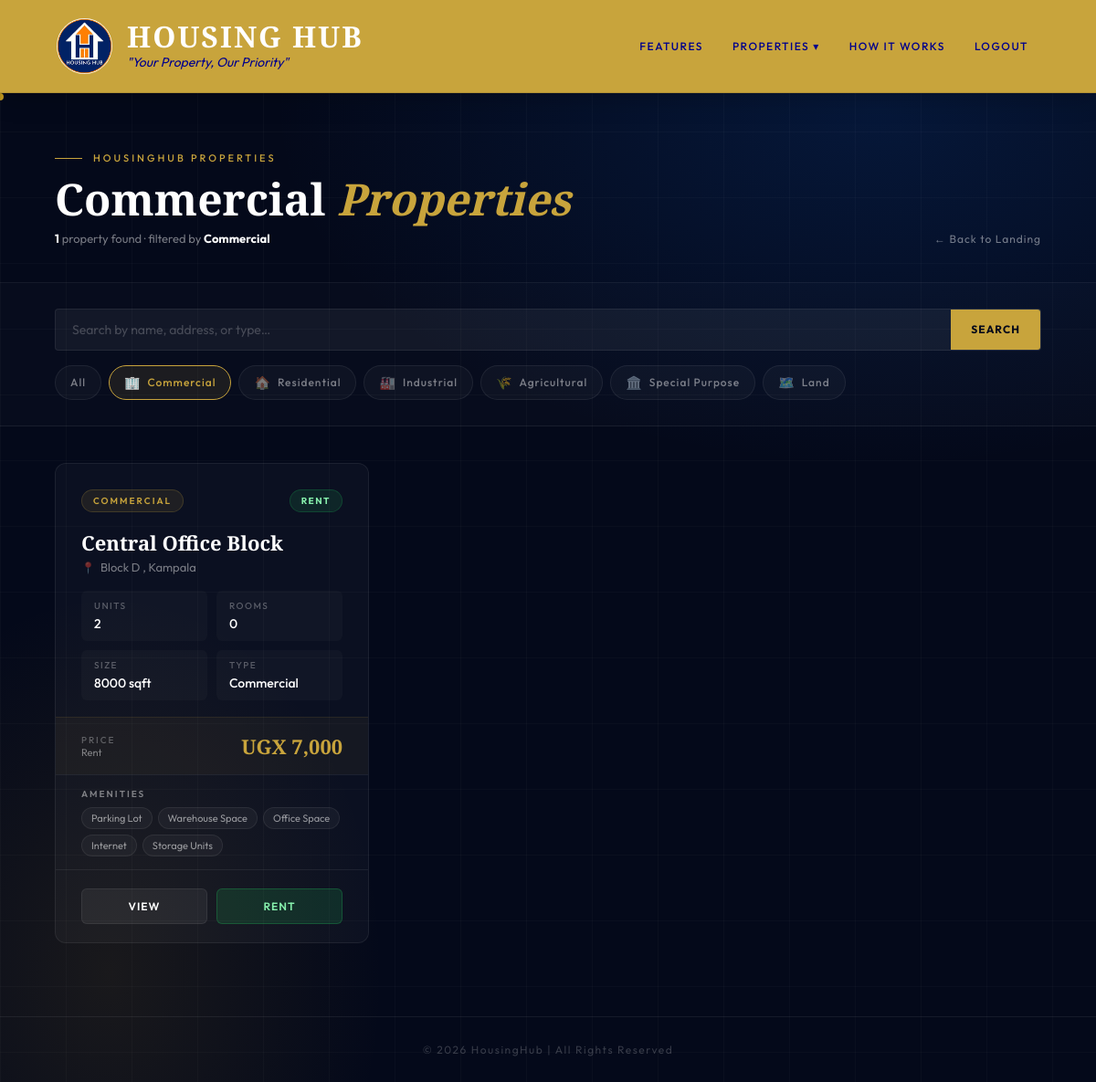
/properties.php?type=Commercial, run on the app's committed database.
### tables this page shows
CREATE TABLE IF NOT EXISTS `properties` (
  `id` int NOT NULL AUTO_INCREMENT,
  `owner_id` int DEFAULT NULL,
  `property_name` varchar(255) NOT NULL,
  `property_type` varchar(100) DEFAULT NULL,
  `address` text,
  `units` int DEFAULT '0',
  `rent_amount` decimal(10,2) DEFAULT '0.00',
  `created_at` timestamp NULL DEFAULT CURRENT_TIMESTAMP,
  `purpose` enum('Rent','Buy','Lease') DEFAULT 'Rent',
  `bedrooms` int DEFAULT NULL,
  `size_sqft` int DEFAULT NULL,
  `amenities` text,
  `latitude` decimal(10,7) DEFAULT NULL,
  `longitude` decimal(10,7) DEFAULT NULL,
  `broker_id` int DEFAULT NULL,
  `status` enum('available','occupied','archived') DEFAULT 'available',
  `description` text,
  `commission_rate` decimal(5,2) DEFAULT '0.00',
  `commission_percentage` decimal(5,2) DEFAULT '0.00' COMMENT 'Commission rate for broker in %',
  PRIMARY KEY (`id`)
);

CREATE TABLE IF NOT EXISTS `amenities` (
  `id` int NOT NULL AUTO_INCREMENT,
  `name` varchar(100) NOT NULL,
  `cost_type` enum('Free','Paid') NOT NULL DEFAULT 'Free',
  PRIMARY KEY (`id`)
);

### properties.php (the view, shortened to what the rows shown need)
<?php
include "db_connect.php";
$typeFilter = '';
$searchSQL = '1';
if (isset($_GET['type']) && $_GET['type'] !== '') {
    $type = mysqli_real_escape_string($conn, $_GET['type']);
    $typeFilter = " AND property_type = '$type'";
}
$properties = mysqli_query($conn,
    "SELECT * FROM properties WHERE $searchSQL $typeFilter ORDER BY created_at DESC"
);
$showLanding = !isset($_GET['browse']) && !isset($_GET['search']) && !isset($_GET['type']);
$currentType = isset($_GET['type']) ? $_GET['type'] : '';
$currentSearch = isset($_GET['search']) ? htmlspecialchars($_GET['search']) : '';
?>
<!DOCTYPE html>
<html lang="en">
<head>
</head>
<body>
<header class="z">
  <div class="header-logo">
    <div><h1 class="logo-text">HOUSING HUB</h1><span class="logo-slogan">"Your Property, Our Priority"</span></div>
  </div>
</header>
<?php if($showLanding): ?>
<div class="lp-bg"></div>
<div class="lp-grid"></div>
<section class="hero-section z">
  <div class="hero-left">
    <div class="lp-tag">Uganda's Premier Property Platform</div>
    <h1 class="lp-h1">Find Your<br><em>Perfect</em><br><em>Space</em></h1>
    <p class="lp-sub">From Kampala offices to countryside farms — HousingHub connects you to the best commercial, residential, industrial, and agricultural properties across Uganda. Rent, buy, or lease with total confidence.</p>
    <form class="lp-search" action="properties.php" method="GET">
      <input type="text" name="search" placeholder="Search by name, address, type…">
      <div class="lp-sdiv"></div>
      <select name="type">
        <option value="">All Types</option>
        <option value="Commercial">Commercial</option>
        <option value="Residential">Residential</option>
        <option value="Industrial">Industrial</option>
        <option value="Agricultural">Agricultural</option>
        <option value="Special Purpose">Special Purpose</option>
        <option value="Land">Land</option>
      </select>
      <button type="submit" class="lp-sbtn">Search →</button>
    </form>
    <div class="lp-stats">
      <div><div class="lp-sn" id="sn1">0</div><div class="lp-sl">Properties</div></div>
      <div class="lp-sdivider"></div>
      <div><div class="lp-sn" id="sn2">0</div><div class="lp-sl">Types</div></div>
      <div class="lp-sdivider"></div>
      <div><div class="lp-sn" id="sn3">0</div><div class="lp-sl">Locations</div></div>
      <div class="lp-sdivider"></div>
      <div><div class="lp-sn" id="sn4">0</div><div class="lp-sl">Happy Clients</div></div>
    </div>
  </div>
</section>
<div class="marquee-section z">
  <div class="marquee-track">
    <div class="marquee-item"><span class="marquee-dot"></span>Commercial Properties</div>
    <div class="marquee-item"><span class="marquee-dot"></span>Residential Homes</div>
    <div class="marquee-item"><span class="marquee-dot"></span>Industrial Spaces</div>
    <div class="marquee-item"><span class="marquee-dot"></span>Agricultural Land</div>
    <div class="marquee-item"><span class="marquee-dot"></span>Special Purpose Buildings</div>
    <div class="marquee-item"><span class="marquee-dot"></span>Open Land Plots</div>
    <div class="marquee-item"><span class="marquee-dot"></span>Rent · Buy · Lease</div>
    <div class="marquee-item"><span class="marquee-dot"></span>Verified Listings</div>
    <div class="marquee-item"><span class="marquee-dot"></span>Transparent Pricing</div>
    <div class="marquee-item"><span class="marquee-dot"></span>Commercial Properties</div>
    <div class="marquee-item"><span class="marquee-dot"></span>Residential Homes</div>
    <div class="marquee-item"><span class="marquee-dot"></span>Industrial Spaces</div>
    <div class="marquee-item"><span class="marquee-dot"></span>Agricultural Land</div>
    <div class="marquee-item"><span class="marquee-dot"></span>Special Purpose Buildings</div>
    <div class="marquee-item"><span class="marquee-dot"></span>Open Land Plots</div>
    <div class="marquee-item"><span class="marquee-dot"></span>Rent · Buy · Lease</div>
    <div class="marquee-item"><span class="marquee-dot"></span>Verified Listings</div>
    <div class="marquee-item"><span class="marquee-dot"></span>Transparent Pricing</div>
  </div>
</div>
<section class="features-section z" id="features-section">
  <div class="reveal"><div class="sec-label">Why HousingHub</div><h2 class="sec-title">Built for Uganda's<br><em>Property Market</em></h2></div>
  <div class="features-grid reveal">
    <div class="feat-card"><div class="feat-num">01</div><span class="feat-icon">✅</span><div class="feat-title">Verified Listings</div><div class="feat-desc">Every property on HousingHub is reviewed before going live. You browse real, available properties — no ghosts, no scams.</div></div>
    <div class="feat-card"><div class="feat-num">02</div><span class="feat-icon">💎</span><div class="feat-title">Transparent Pricing</div><div class="feat-desc">Rent amounts, sale prices and lease terms are all displayed upfront in UGX. No hidden fees, no nasty surprises at signing.</div></div>
    <div class="feat-card"><div class="feat-num">03</div><span class="feat-icon">🏷️</span><div class="feat-title">Full Amenity Details</div><div class="feat-desc">See every included amenity — parking, generator, water, security — with cost type clearly marked before you commit.</div></div>
    <div class="feat-card"><div class="feat-num">04</div><span class="feat-icon">⚡</span><div class="feat-title">Instant Transactions</div><div class="feat-desc">Rent, buy or lease directly through the platform. Our seamless payment flow gets you from browsing to secured in minutes.</div></div>
    <div class="feat-card"><div class="feat-num">05</div><span class="feat-icon">🔍</span><div class="feat-title">Smart Search &amp; Filter</div><div class="feat-desc">Find exactly what you need — filter by type, search by name or address, and browse by purpose: rent, buy, or lease.</div></div>
    <div class="feat-card"><div class="feat-num">06</div><span class="feat-icon">🇺🇬</span><div class="feat-title">Uganda-Focused</div><div class="feat-desc">Prices in UGX, locations you know, property types that match the local market. Built specifically for Ugandan real estate.</div></div>
  </div>
</section>
<section class="showcase-section z" id="showcase">
  <div class="reveal"><div class="sec-label">Property Types</div><h2 class="sec-title">Spaces <em>You Could Need</em></h2></div>
  <div class="showcase-grid reveal">
    <a href="properties.php?type=Commercial" class="showcase-card big" data-label="Browse"><span class="sc-emoji">🏢</span><div class="sc-type">Commercial</div><div class="sc-title">Offices, Shops &amp; Business Premises</div><div class="sc-desc">Prime commercial spaces in Kampala and beyond. Whether opening a shop, setting up a head office, or expanding your business — we have the space.</div><span class="sc-tag">Available for Rent · Buy · Lease</span><div class="sc-link">Explore Commercial →</div></a>
    <a href="properties.php?type=Residential" class="showcase-card" data-label="Browse"><span class="sc-emoji">🏠</span><div class="sc-type">Residential</div><div class="sc-title">Homes &amp; Apartments</div><div class="sc-desc">Comfortable, secure homes for families and individuals across Uganda.</div><div class="sc-link">Explore →</div></a>
    <a href="properties.php?type=Land" class="showcase-card" data-label="Browse"><span class="sc-emoji">🗺️</span><div class="sc-type">Land</div><div class="sc-title">Open Plots &amp; Development Land</div><div class="sc-desc">Raw land and titled plots ready for development or investment.</div><div class="sc-link">Explore →</div></a>
    <a href="properties.php?type=Industrial" class="showcase-card" data-label="Browse"><span class="sc-emoji">🏭</span><div class="sc-type">Industrial</div><div class="sc-title">Warehouses &amp; Factories</div><div class="sc-desc">Large-scale industrial facilities built for heavy operations.</div><div class="sc-link">Explore →</div></a>
    <a href="properties.php?type=Agricultural" class="showcase-card" data-label="Browse"><span class="sc-emoji">🌾</span><div class="sc-type">Agricultural</div><div class="sc-title">Farmland &amp; Plantations</div><div class="sc-desc">Fertile land across Uganda's most productive regions.</div><div class="sc-link">Explore →</div></a>
  </div>
</section>
<section class="how-section z" id="how">
  <div class="reveal"><div class="sec-label">The Process</div><h2 class="sec-title">Simple Steps to<br><em>Your Next Space</em></h2></div>
  <div class="how-steps reveal">
    <div class="how-step"><div class="step-circle">1</div><div class="step-title">Browse Properties</div><div class="step-desc">Search by name, filter by type or scroll through all available listings on one clean page.</div></div>
    <div class="how-step"><div class="step-circle">2</div><div class="step-title">View Details</div><div class="step-desc">Check address, size, rooms, amenities, pricing and purpose — all clearly listed on every card.</div></div>
    <div class="how-step"><div class="step-circle">3</div><div class="step-title">Choose Your Action</div><div class="step-desc">Each property shows the right button — Rent, Buy, or Lease — so you always know what's available.</div></div>
    <div class="how-step"><div class="step-circle">4</div><div class="step-title">Complete Payment</div><div class="step-desc">Head straight to our payment page and secure your property quickly and safely.</div></div>
  </div>
</section>
<section class="testi-section z">
  <div class="reveal"><div class="sec-label">What People Say</div><h2 class="sec-title">Real <em>Feedback</em></h2></div>
  <div class="testi-grid reveal">
    <div class="testi-card"><div class="testi-qm">"</div><div class="testi-text">I found and secured my office space in Kampala within two days. The listings are real and the pricing was exactly as shown.</div><div class="testi-author"><div class="testi-avatar">👨🏾‍💼</div><div><div class="testi-name">David Okullo</div><div class="testi-role">Business Owner · Kampala</div><div class="testi-stars">★★★★★</div></div></div></div>
    <div class="testi-card"><div class="testi-qm">"</div><div class="testi-text">Finally a property platform that shows amenities upfront. I knew exactly what I was getting before I even contacted anyone.</div><div class="testi-author"><div class="testi-avatar">👩🏾‍🏫</div><div><div class="testi-name">Grace Namukasa</div><div class="testi-role">Teacher · Entebbe</div><div class="testi-stars">★★★★★</div></div></div></div>
    <div class="testi-card"><div class="testi-qm">"</div><div class="testi-text">The industrial listings are detailed and verified. We leased our warehouse through HousingHub and the whole process was seamless.</div><div class="testi-author"><div class="testi-avatar">👨🏾‍🏭</div><div><div class="testi-name">Robert Tumwebaze</div><div class="testi-role">Operations Manager · Jinja</div><div class="testi-stars">★★★★★</div></div></div></div>
  </div>
</section>
<section class="cta-section z reveal">
  <h2 class="cta-big">Your Next<br><em>Space</em> <span class="str">Awaits.</span></h2>
  <p class="cta-sub">Hundreds of verified properties for rent, buying or lease — available today.</p>
  <div class="cta-btns">
    <a href="properties.php?browse=1" class="cta-p" data-label="Let's Go!">Browse All Properties</a>
    <a href="register.php" class="cta-s" data-label="Join!">Create Account</a>
  </div>
</section>
<footer>&copy; 2026 HousingHub | All Rights Reserved</footer>
<?php else: ?>
<div class="browse-wrap z">
  <div class="browse-header">
    <div class="browse-header-inner">
      <div>
        <h1 class="browse-title">
          <?php if($currentType): ?>
            <?= htmlspecialchars($currentType) ?> <em>Properties</em>
          <?php elseif($currentSearch): ?>
            Results for <em>"<?= $currentSearch ?>"</em>
          <?php else: ?>
            All <em>Properties</em>
          <?php endif; ?>
        </h1>
      </div>
    </div>
  </div>
  <div class="browse-body">
    <div class="prop-grid">
      <?php if(mysqli_num_rows($properties) > 0): ?>
        <?php while($p = mysqli_fetch_assoc($properties)): ?>
        <div class="prop-card">
          <div class="prop-card-top">
            <span class="prop-type-badge"><?= htmlspecialchars($p['property_type']) ?></span>
            <span class="prop-purpose-badge <?= strtolower($p['purpose']) ?>"><?= strtoupper($p['purpose']) ?></span>
          </div>
          <div class="prop-card-body">
            <div class="prop-name"><?= htmlspecialchars($p['property_name']) ?></div>
            <div class="prop-address"><?= htmlspecialchars($p['address']) ?></div>
            <div class="prop-meta">
              <div class="prop-meta-item"><div class="prop-meta-label">Units</div><div class="prop-meta-value"><?= $p['units'] ?? 'N/A' ?></div></div>
              <div class="prop-meta-item"><div class="prop-meta-label">Rooms</div><div class="prop-meta-value"><?= $p['bedrooms'] ?? 'N/A' ?></div></div>
              <div class="prop-meta-item"><div class="prop-meta-label">Size</div><div class="prop-meta-value"><?= $p['size_sqft'] ?> sqft</div></div>
              <div class="prop-meta-item"><div class="prop-meta-label">Type</div><div class="prop-meta-value"><?= $p['property_type'] ?></div></div>
            </div>
          </div>
          <div class="prop-price">
            <div>
              <div class="prop-price-label">Price</div>
              <div class="prop-price-sub"><?= ucfirst(strtolower($p['purpose'])) ?></div>
            </div>
            <div class="prop-price-value">UGX <?= number_format($p['rent_amount'] ?? 0) ?></div>
          </div>
          <?php
          $amenQ = mysqli_query($conn, "SELECT a.name, a.cost_type FROM amenities a JOIN property_amenities pa ON a.id = pa.amenity_id WHERE pa.property_id = " . intval($p['id']));
          $amenities = [];
          while($a = mysqli_fetch_assoc($amenQ)) $amenities[] = $a;
          if(!empty($amenities)): ?>
          <div class="prop-amenities">
            <div class="prop-amenities-label">Amenities</div>
            <div class="prop-amenity-tags">
              <?php foreach(array_slice($amenities,0,5) as $a): ?>
              <span class="prop-amenity-tag"><?= htmlspecialchars($a['name']) ?></span>
              <?php endforeach; ?>
            </div>
          </div>
          <?php endif; ?>
          <div class="prop-card-actions">
            <a href="property_view.php?id=<?= $p['id'] ?>" class="prop-btn view">View</a>
            <?php if($p['purpose']==='Rent'): ?>
            <a href="payment_method.php?property_id=<?= $p['id'] ?>&action=rent" class="prop-btn rent">Rent</a>
            <?php elseif($p['purpose']==='Buy'): ?>
            <a href="payment_method.php?property_id=<?= $p['id'] ?>&action=buy" class="prop-btn buy">Buy</a>
            <?php elseif($p['purpose']==='Lease'): ?>
            <a href="payment_method.php?property_id=<?= $p['id'] ?>&action=lease" class="prop-btn lease">Lease</a>
            <?php endif; ?>
          </div>
        </div>
        <?php endwhile; ?>
      <?php endif; ?>
    </div>
  </div>
</div>
<?php endif; ?>
</body>
</html>

### data on the page
properties: property_type "COMMERCIAL", purpose "RENT", property_name "Central Office Block", address "Block D , Kampala", units "2", bedrooms "0", size_sqft "8000", property_type "Commercial", purpose "Rent", rent_amount "7,000"
amenities: name "Parking Lot"
amenities: name "Warehouse Space"
amenities: name "Office Space"
amenities: name "Internet"
amenities: name "Storage Units"

### other printed values
$currentType "Commercial"
mysqli_num_rows($properties) "1"
